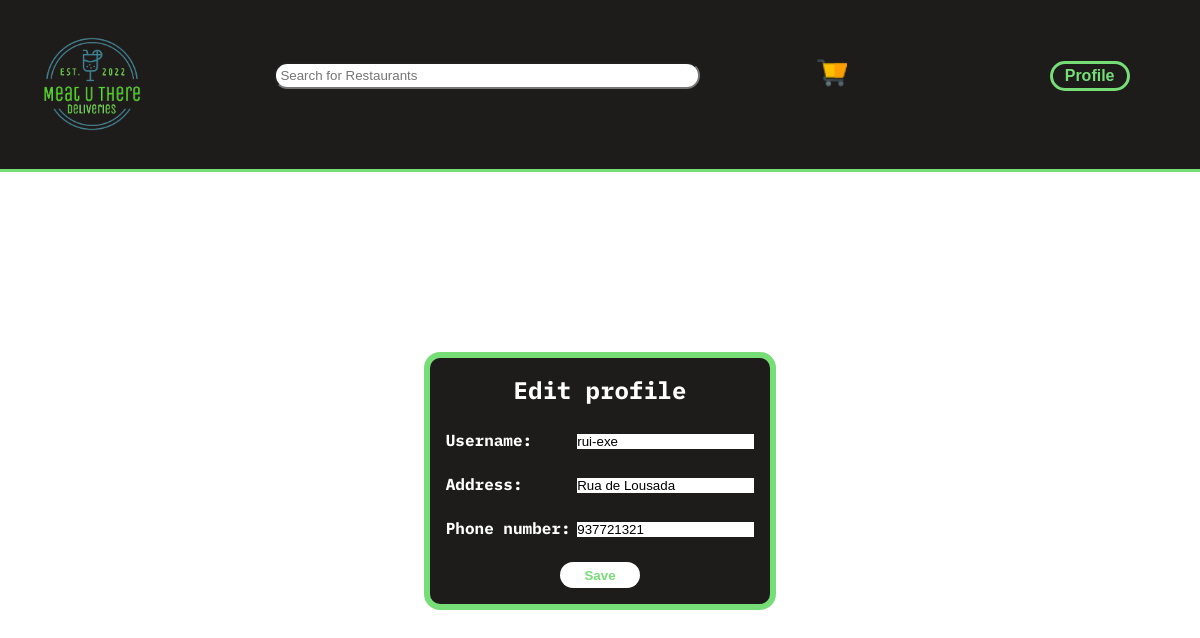
/profile.php (signed in), run on the app's committed database.
### tables this page shows
CREATE TABLE User(
    idUser INTEGER PRIMARY KEY,
    username VARCHAR,
    password VARCHAR,
    address VARCHAR,
    phoneNumber NUMBER
);

### database/users.php (called while the page is built, shortened)
<?php
    function getUserInfo($db){
        $stmt = $db->prepare('SELECT *
                              FROM User
                              WHERE username=:username');
        $stmt->bindParam(':username',$_SESSION['username']);
        $stmt->execute();
        $stmt = $stmt->fetch();
        return $stmt;
    }
?>

### profile.php (the view, shortened to what this page needs)
<?php
    require_once("templates/common.php");
    require_once("database/connection.php");
    require_once("database/users.php");
    $db=getDatabaseConnection();
    $user_info = getUserInfo($db);
    output_header("profile");?>
    <form action="action_edit_profile.php" method="post">
        <h2>Edit profile</h2>
        <label class="field">Username:
            <input type="text" name="username" value="<?=$user_info["username"]?>">
        </label>
        <br>
        <label class="field">Address:
            <input type="text" name="address" value="<?=$user_info["address"]?>">
        </label>
        <br>
        <label class="field">Phone number:
            <input type="tel" name="phoneNumber" value="<?=$user_info["phoneNumber"]?>">
        </label>
        <br>
        <button type="submit">Save</button>
    </form>

### styles/common.css (style rules this page uses)
* { padding: 0; margin: 0; }
body { font-family: "IBM Plex Mono", 'Courier New', monospace; background-color: white; width:100%; align-items: center; justify-content: center; min-height:100%; }

### styles/profile.css (style rules this page uses)
body { background-image:url("../imgs/background.jpg"); background-size:cover; width:100% }
form { display: table; padding: 1em; border:0.4em solid #77DD77; background-color: #1D1C1A; border-radius:1em; margin: auto; margin-top: 15%; }
form h2 { color: white; padding-bottom: 1em; justify-content: center; display: flex; font-weight: bold; }
form label { color:white; display:inline-block; padding-bottom:1.5em; padding-top:0em; font-weight: bold; width:100%; }
form label input { border:0; display:float; float:right; margin-left:0.5em; margin-top: 0.3em; }
form button { display: flex; justify-content: center; align-items: center; margin:auto; height: 2em; width: 6em; background-color: white; font-weight: bold; color: #77DD77; border: 0; border-radius:1em; }

### data on the page
user: username "rui-exe", address "Rua de Lousada", phoneNumber "937721321"
